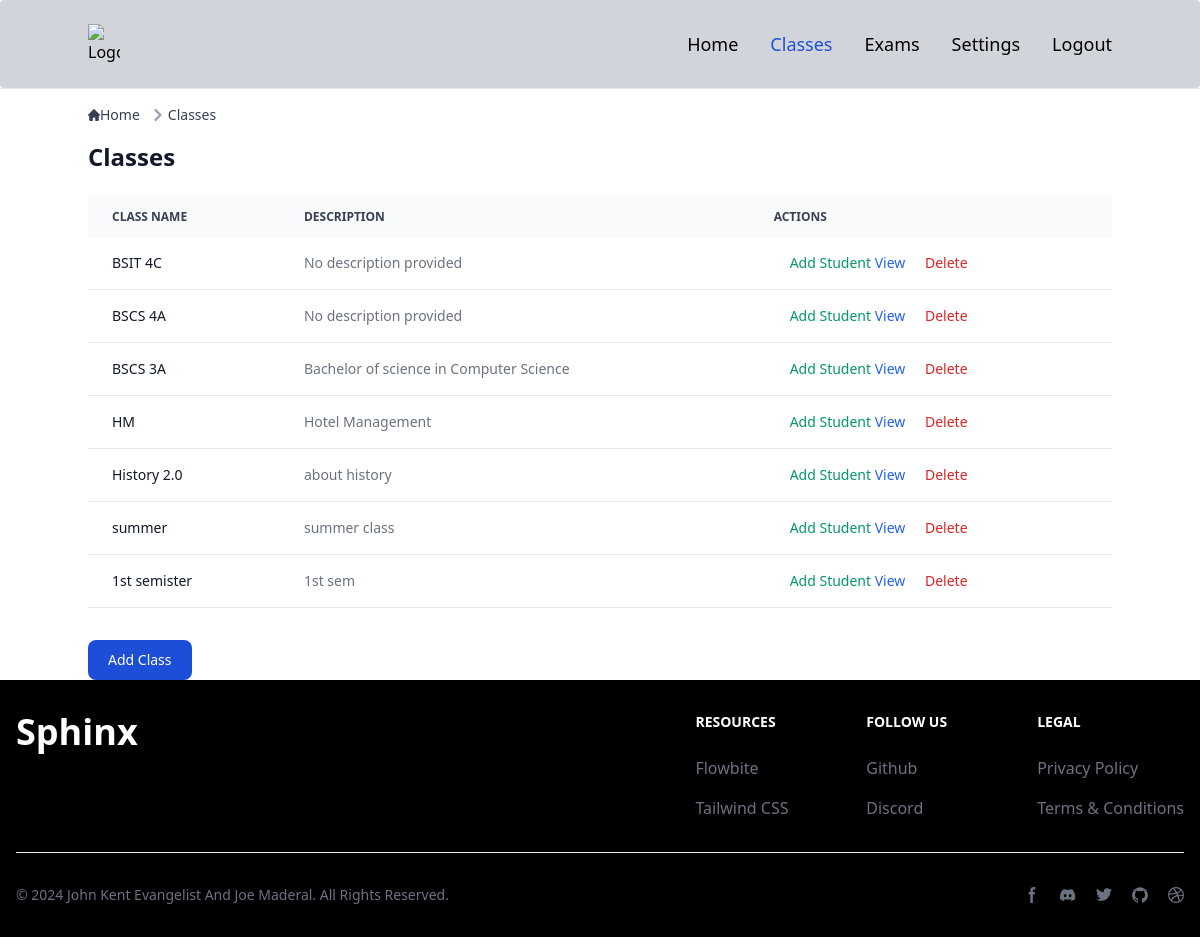
/classes/ (signed in), run on an earlier commit of the app's database.
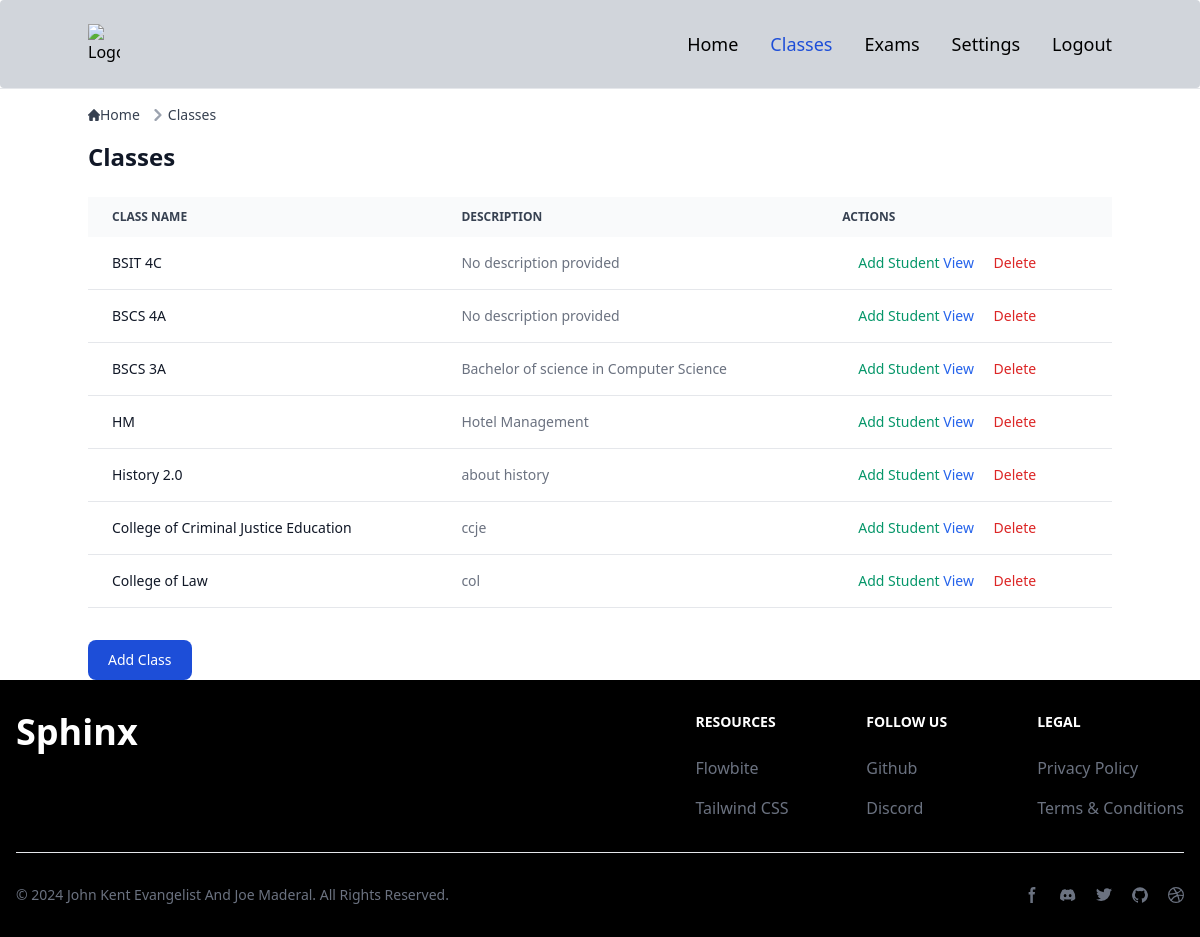
And on a later commit of the database.
### smartscoreapp/models.py (models this page shows, shortened)
class Class(models.Model):
    name = models.CharField(max_length=100)
    description = models.TextField(blank=True)
    user = models.ForeignKey(settings.AUTH_USER_MODEL, on_delete=models.CASCADE)

### smartscoreapp/views.py (the view)
# urls.py: path('classes/', classes_view, name='classes'),
@login_required
def classes_view(request):
    user_instance = request.user  # Get the logged-in User instance
    if request.method == 'POST':
        form = ClassNameForm(request.POST)
        if form.is_valid():
            new_class = form.save(commit=False)
            new_class.user = user_instance  # Associate the logged-in user with the class
            new_class.save()
            return redirect('classes')  # Redirect to the classes page after successful creation
    else:
        if user_instance.is_superuser:
            classes = Class.objects.all()
        else:
            classes = Class.objects.filter(user=user_instance)
    context = {
        'classes': classes,
        'form': ClassNameForm()  # Assuming ClassNameForm is your form for adding a new class
    }
    return render(request, 'classes.html', context)

### templates/classes.html (shortened to what this page needs)
{% extends "base.html" %}
{% block content %}
<nav class="flex mb-4" aria-label="Breadcrumb">
  <ol class="inline-flex items-center space-x-1 md:space-x-2 rtl:space-x-reverse">
    <li class="inline-flex items-center">
      <a href="{% url 'index' %}" class="inline-flex items-center text-sm font-medium text-gray-700 hover:text-blue-600 dark:text-gray-400 dark:hover:text-white">
        Home
      </a>
    </li>
    <li class="flex items-center">
      <svg class="rtl:rotate-180 w-3 h-3 text-gray-400 mx-1" aria-hidden="true" xmlns="http://www.w3.org/2000/svg" fill="none" viewBox="0 0 6 10">
        <path stroke="currentColor" stroke-linecap="round" stroke-linejoin="round" stroke-width="2" d="m1 9 4-4-4-4"/>
      </svg>
      <a href="{% url 'classes' %}" class="text-sm font-medium text-gray-700 hover:text-blue-600 dark:text-gray-400 dark:hover:text-white">Classes</a>
    </li>
  </ol>
</nav>
<h1 class="text-2xl font-semibold text-gray-900 dark:text-white mb-6">Classes</h1>
<div class="relative overflow-x-auto mb-6">
  <table class="w-full text-sm text-left rtl:text-right text-gray-500 dark:text-gray-400">
    <thead class="text-xs text-gray-700 uppercase bg-gray-50 dark:bg-gray-700 dark:text-gray-400">
      <tr>
        <th scope="col" class="px-6 py-3">Class Name</th>
        <th scope="col" class="px-6 py-3">Description</th>
        <th scope="col" class="px-6 py-3">Actions</th>
      </tr>
    </thead>
    <tbody>
      {% for class in classes %}
        <tr class="bg-white border-b dark:bg-gray-800 dark:border-gray-700">
          <td class="px-6 py-4 font-medium text-gray-900 dark:text-white">{{ class.name }}</td>
          <td class="px-6 py-4">{{ class.description }}</td>
          <td class="px-6 py-4">
            <button data-modal-target="add-student-modal-{{ class.id }}" data-modal-toggle="add-student-modal-{{ class.id }}" class="text-green-600 hover:underline ml-4">Add Student</button>
            <a href="{% url 'class_detail' class.id %}" class="text-blue-600 hover:underline">View</a>
            <a href="{% url 'delete_class' class.id %}" class="text-red-600 hover:underline ml-4" onclick="return confirm('Are you sure you want to delete this class?');">Delete</a>
          </td>
        </tr>
      {% empty %}
        <tr class="bg-white border-b dark:bg-gray-800 dark:border-gray-700">
          <td colspan="3" class="px-6 py-4 text-center text-gray-500 dark:text-gray-400">No classes available.</td>
        </tr>
      {% endfor %}
    </tbody>
  </table>
</div>
<div class="add-class-section mt-8">
  <button data-modal-target="add-class-modal" data-modal-toggle="add-class-modal" class="block text-white bg-blue-700 hover:bg-blue-800 focus:ring-4 focus:outline-none focus:ring-blue-300 font-medium rounded-lg text-sm px-5 py-2.5 text-center dark:bg-blue-600 dark:hover:bg-blue-700 dark:focus:ring-blue-800" type="button">
    Add Class
  </button>
</div>
{% endblock %}

### templates/base.html (shortened to what this page needs)
{% load static %}
<!DOCTYPE html>
<html lang="en">
<head>
    <link rel="stylesheet" href="{% static 'output.css' %}">
    <link href="https://cdnjs.cloudflare.com/ajax/libs/tailwindcss/2.2.19/tailwind.min.css" rel="stylesheet">
</head>
<body>
    {% include 'navbar.html' %}
    <hr>
    <div class="container mx-auto mt-4">
        <div>
            {% block content %}
            {% endblock %}
        </div>
    </div>
</body>
</html>
{% include 'footer.html' %}

### templates/navbar.html (shortened to what this page needs)
{% load static %}
<nav class="bg-gray-300 border-gray-200 px-2 sm:px-4 py-6 rounded dark:bg-gray-500">
    <div class="container flex flex-wrap items-center justify-between mx-auto">
        <a href="{% url 'index' %}" class="flex items-center">
            <img src="{% static 'src/images/sphinx-logo.png' %}" class="h-10 w-30" id="sphinx-landing" alt="Logo" />
        </a>
        <div class="hidden w-full md:block md:w-auto" id="mobile-menu">
            <ul class="flex flex-col mt-4 md:flex-row md:space-x-8 md:mt-0 md:text-sm md:font-medium">
                <li>
                    <a href="{% url 'index' %}" class="block py-2 pl-3 pr-4 text-lg {% if request.path == '/' %}text-blue-700{% else %}text-black{% endif %}border-b border-gray-100 hover:bg-gray-50 md:hover:bg-transparent md:border-0 md:hover:text-blue-600 md:p-0 dark:text-gray-400 md:dark:hover:text-white dark:hover:bg-gray-700 dark:hover:text-white md:dark:hover:bg-transparent dark:border-gray-700">Home</a>
                </li>
                <li>
                    <a href="{% url 'classes' %}" class="block py-2 pl-3 pr-4 text-lg {% if request.path == '/classes/' %}text-blue-700{% else %}text-black{% endif %} border-b border-gray-100 hover:bg-gray-50 md:hover:bg-transparent md:border-0 md:hover:text-blue-600 md:p-0 dark:text-gray-400 md:dark:hover:text-white dark:hover:bg-gray-700 dark:hover:text-white md:dark:hover:bg-transparent dark:border-gray-700">Classes</a>
                </li>
                <li>
                    <a href="{% url 'exams' %}" class="block py-2 pl-3 pr-4 text-lg {% if request.path == '/exams/' %}text-blue-700{% else %}text-black{% endif %} border-b border-gray-100 hover:bg-gray-50 md:hover:bg-transparent md:border-0 md:hover:text-blue-600 md:p-0 dark:text-gray-400 md:dark:hover:text-white dark:hover:bg-gray-700 dark:hover:text-white md:dark:hover:bg-transparent dark:border-gray-700">Exams</a>
                </li>
                {% if user.is_authenticated %}
                <li>
                    <a href="{% url 'settings' %}" class="block py-2 pl-3 pr-4 text-lg {% if request.path == '/settings/' %}text-blue-700{% else %}text-black{% endif %} border-b border-gray-100 hover:bg-gray-50 md:hover:bg-transparent md:border-0 md:hover:text-blue-600 md:p-0 dark:text-gray-400 md:dark:hover:text-white dark:hover:bg-gray-700 dark:hover:text-white md:dark:hover:bg-transparent dark:border-gray-700">Settings</a>
                </li>
                <li>
                    <a href="{% url 'logout' %}" class="block py-2 pl-3 pr-4 text-lg text-black hover:bg-gray-50 md:hover:bg-transparent md:border-0 md:hover:text-blue-600 md:p-0 dark:text-gray-400 md:dark:hover:text-white dark:hover:bg-gray-700 dark:hover:text-white md:dark:hover:bg-transparent">Logout</a>
                </li>
                {% else %}
                <li>
                    <a href="{% url 'login' %}" class="block py-2 pl-3 pr-4 text-lg text-black hover:bg-gray-50 md:hover:bg-transparent md:border-0 md:hover:text-blue-600 md:p-0 dark:text-gray-400 md:dark:hover:text-white dark:hover:bg-gray-700 dark:hover:text-white md:dark:hover:bg-transparent">Login</a>
                </li>
                {% endif %}
            </ul>
        </div>
    </div>
</nav>

### templates/footer.html (shortened to what this page needs)
{% load static %}
<footer class="bg-black dark:bg-black-900">
    <div class="mx-auto w-full max-w-screen-xl p-4 py-6 lg:py-8">
        <div class="md:flex md:justify-between">
          <div class="mb-6 md:mb-0">
              <a href="https://flowbite.com/" class="flex items-center">
                  <h1 class="self-center text-4xl font-semibold whitespace-nowrap text-white">Sphinx</h1>
              </a>
          </div>
          <div class="grid grid-cols-2 gap-8 sm:gap-6 sm:grid-cols-3">
              <div>
                  <h2 class="mb-6 text-sm font-semibold uppercase text-white">Resources</h2>
                  <ul class="text-gray-500 dark:text-gray-400 font-medium">
                      <li class="mb-4">
                          <a href="https://flowbite.com/" class="hover:underline">Flowbite</a>
                      </li>
                      <li>
                          <a href="https://tailwindcss.com/" class="hover:underline">Tailwind CSS</a>
                      </li>
                  </ul>
              </div>
              <div>
                  <h2 class="mb-6 text-sm font-semibold uppercase text-white">Follow us</h2>
                  <ul class="text-gray-500 dark:text-gray-400 font-medium">
                      <li class="mb-4">
                          <a href="https://github.com/themesberg/flowbite" class="hover:underline ">Github</a>
                      </li>
                      <li>
                          <a href="https://discord.gg/4eeurUVvTy" class="hover:underline">Discord</a>
                      </li>
                  </ul>
              </div>
              <div>
                  <h2 class="mb-6 text-sm font-semibold uppercase text-white">Legal</h2>
                  <ul class="text-gray-500 dark:text-gray-400 font-medium">
                      <li class="mb-4">
                          <a href="#" class="hover:underline">Privacy Policy</a>
                      </li>
                      <li>
                          <a href="#" class="hover:underline">Terms &amp; Conditions</a>
                      </li>
                  </ul>
              </div>
          </div>
      </div>
      <hr class="my-6 border-gray-200 sm:mx-auto dark:border-gray-700 lg:my-8" />
      <div class="sm:flex sm:items-center sm:justify-between">
          <span class="text-sm text-gray-500 sm:text-center dark:text-gray-400">© 2024 <a href="https://flowbite.com/" class="hover:underline">John Kent Evangelist And Joe Maderal</a>. All Rights Reserved.
          </span>
          <div class="flex mt-4 sm:justify-center sm:mt-0">
              <a href="#" class="text-gray-500 hover:text-white dark:hover:text-white">
                  <svg class="w-4 h-4" aria-hidden="true" xmlns="http://www.w3.org/2000/svg" fill="currentColor" viewBox="0 0 8 19">
                        <path fill-rule="evenodd" d="M6.135 3H8V0H6.135a4.147 4.147 0 0 0-4.142 4.142V6H0v3h2v9.938h3V9h2.021l.592-3H5V3.591A.6.6 0 0 1 5.592 3h.543Z" clip-rule="evenodd"/>
                    </svg>
              </a>
              <a href="#" class="text-gray-500 hover:text-white dark:hover:text-white ms-5">
              </a>
              <a href="#" class="text-gray-500 hover:text-white dark:hover:text-white ms-5">
              </a>
              <a href="#" class="text-gray-500 hover:text-white dark:hover:text-white ms-5">
              </a>
              <a href="#" class="text-gray-500 hover:text-white dark:hover:text-white ms-5">
              </a>
          </div>
      </div>
    </div>
</footer>

What changed in the data, as far as the page shows it:
removed Class: name "summer", description "summer class"
removed Class: name "1st semister", description "1st sem"
added Class: name "College of Criminal Justice Education", description "ccje"
added Class: name "College of Law", description "col"
